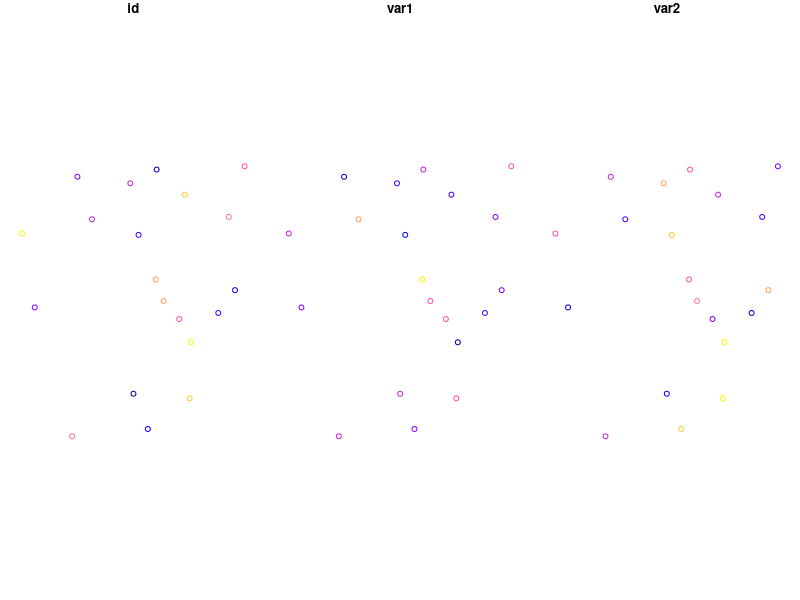
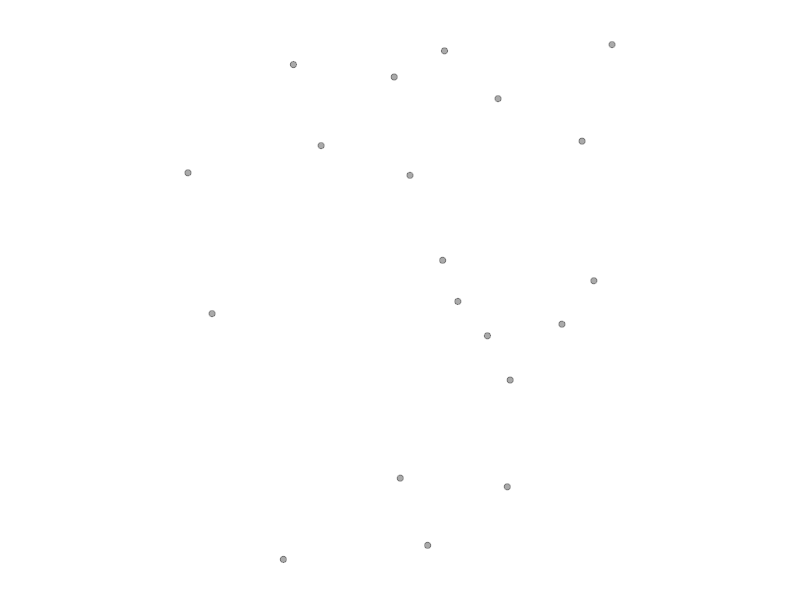
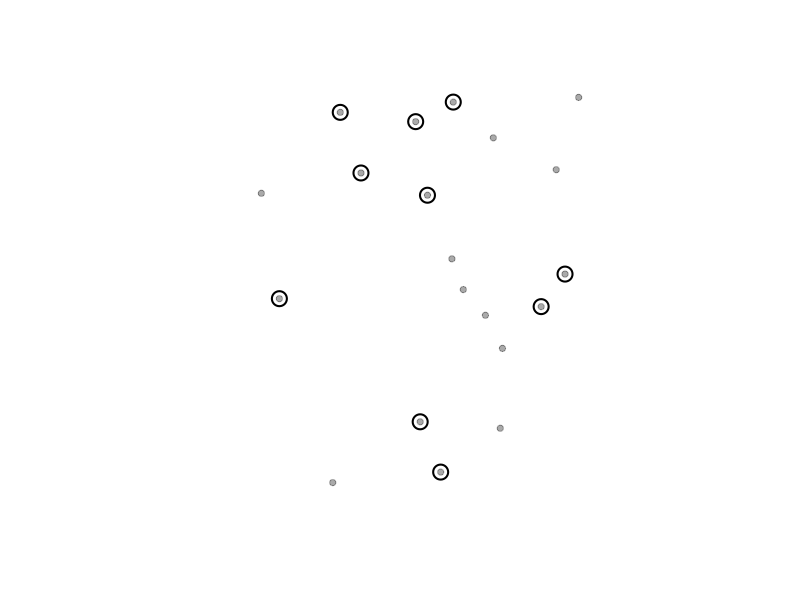
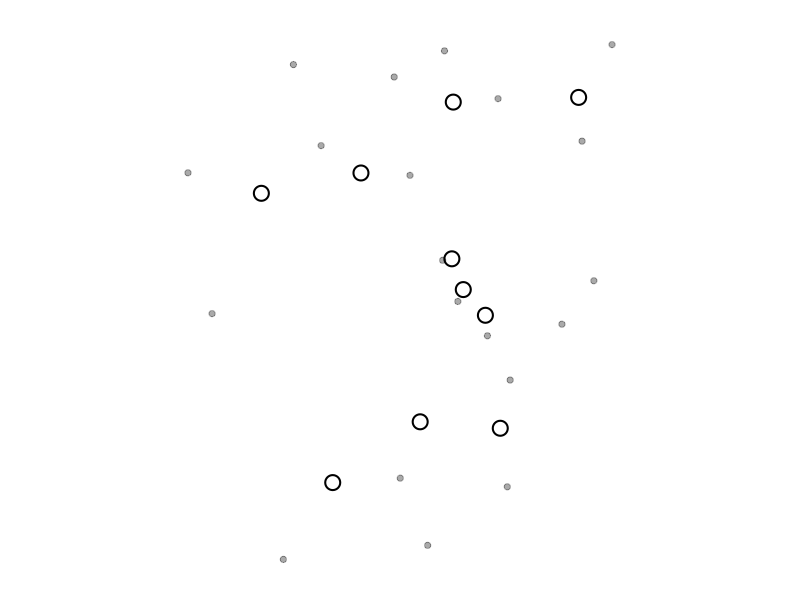
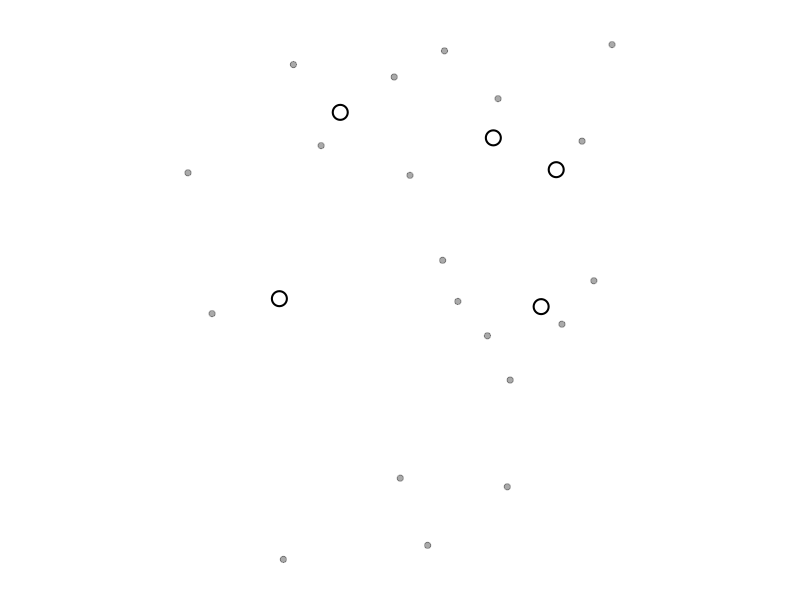
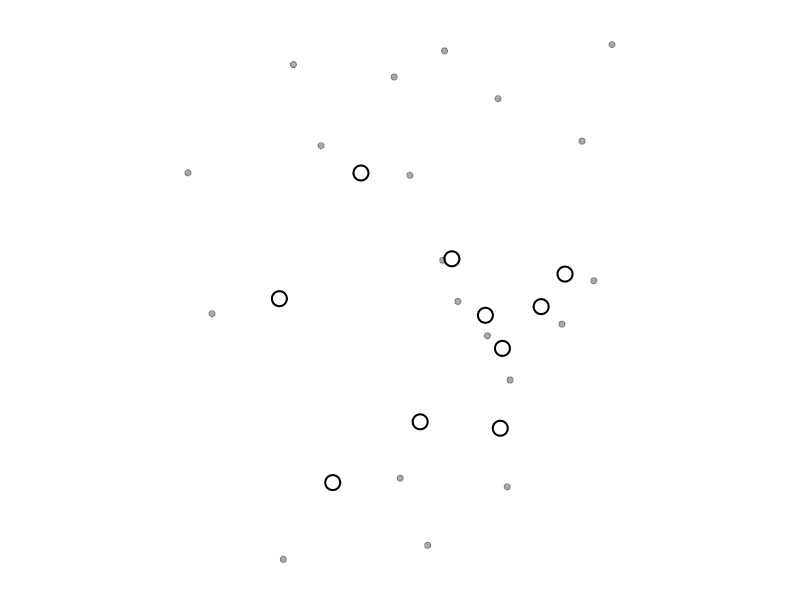
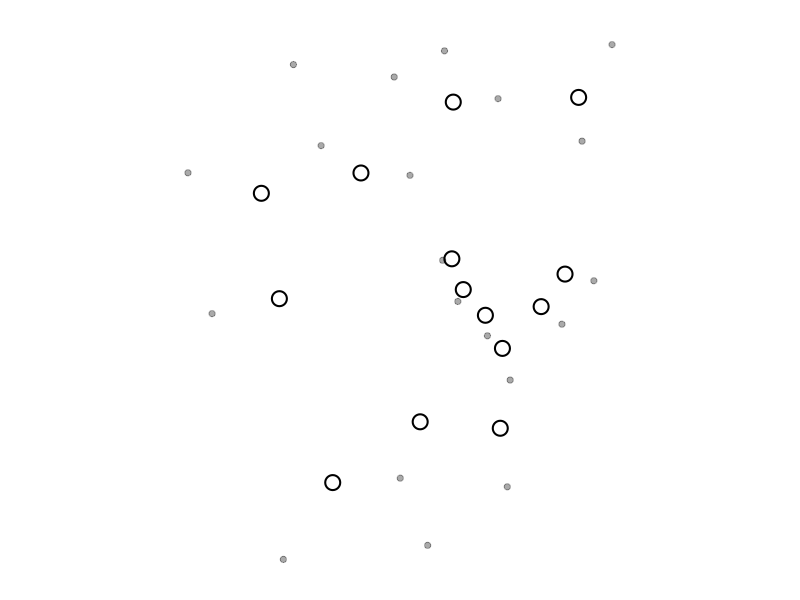
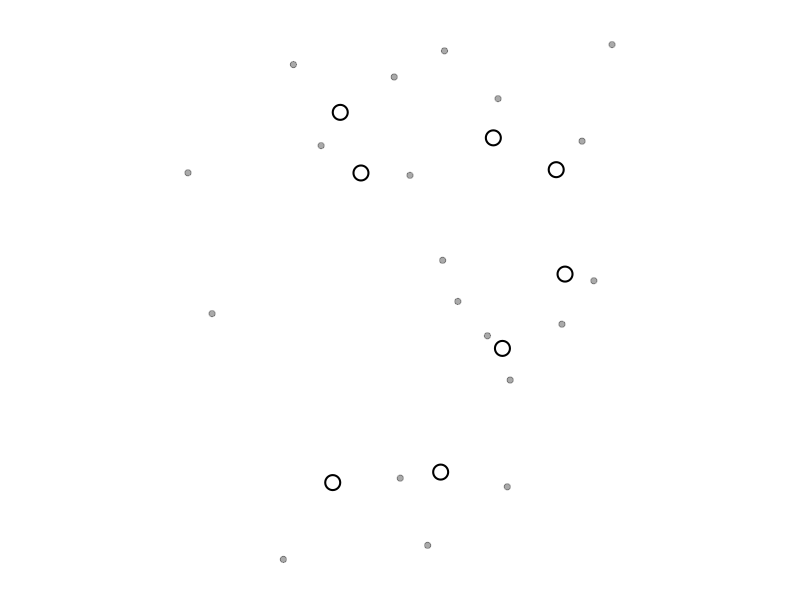

The R source for these figures, in order:
## ---- chunk 1
mydata <- data.frame(
  id = 1:20,
  long = -82+2*runif(20),
  lat = 42+2*runif(20),
  var1 = rnorm(20),
  var2 = 10*runif(20)
)

library(sf)
spatData <- st_as_sf(mydata,
                     coords = c("long", "lat"),
                     crs = "+proj=longlat +ellps=WGS84 +datum=WGS84 +no_defs +towgs84=0,0,0")

knitr::kable(head(spatData))
plot(spatData)
## ---- chunk 2
spatData$var3 <- runif(20)
spatData$var4 <- spatData$var1 * spatData$var2
knitr::kable(head(spatData))
## ---- chunk 3
spatData$var3 <- spatData$var4 <- NULL
knitr::kable(head(spatData))
## ---- chunk 4
# Remove last 20 attributes
for(i in 1:5) spatData <- cbind(spatData, varSup = runif(20))
knitr::kable(head(spatData))
rem <- colnames(spatData)[4:8]
spatData <- spatData[, !colnames(spatData) %in% rem]
knitr::kable(head(spatData))

# Keep id, var1 and var2
for(i in 1:5) spatData <- cbind(spatData, varSup = runif(20))
knitr::kable(head(spatData))
keep <- c('id','var1','var2')
spatData <- spatData[, keep]
knitr::kable(head(spatData))
## ---- chunk 5
spatData$fact1 <- paste0('a', 1:2) # Create factor with 2 levels
spatData$fact2 <- paste0('b', 1:5) # Create factor with 5 levels
knitr::kable(head(spatData))
## ---- chunk 6
selectID <- 1:10
plot(spatData[, 1], col = '#00000055', pch = 20, cex = 1.25, main = '')
plot(spatData[selectID, 1], col = '#000000', add = T, pch = 1, cex = 2, lwd = 2)

plot(spatData$geometry, col = '#00000055', pch = 20, cex = 1.25, main = '')
plot(spatData$geometry[selectID], col = '#000000', add = T, pch = 1, cex = 2, lwd = 2)
## ---- chunk 7
# Select all values for var1 greater to or equal to 0
selectID <- spatData$var1 >= 0
plot(spatData[, 1], col = '#00000055', pch = 20, cex = 1.25, main = '')
plot(spatData[selectID, 1], col = '#000000', add = T, pch = 1, cex = 2, lwd = 2)

# var1 smaller than 0 and var2 higher than 5
selectID <- spatData$var1 < 0 & spatData$var2 < 5
plot(spatData[, 1], col = '#00000055', pch = 20, cex = 1.25, main = '')
plot(spatData[selectID, 1], col = '#000000', add = T, pch = 1, cex = 2, lwd = 2)

# fact1 equal to a1
selectID <- spatData$fact1 == 'a1'
plot(spatData[, 1], col = '#00000055', pch = 20, cex = 1.25, main = '')
plot(spatData[selectID, 1], col = '#000000', add = T, pch = 1, cex = 2, lwd = 2)

# fact1 equal to a1 or var1 greater than 0
selectID <- spatData$fact1 == 'a1' | spatData$var1 > 0
plot(spatData[, 1], col = '#00000055', pch = 20, cex = 1.25, main = '')
plot(spatData[selectID, 1], col = '#000000', add = T, pch = 1, cex = 2, lwd = 2)

# fact2 equal to b3 or b4
selectID <- spatData$fact2 %in% c('b3','b4')
plot(spatData[, 1], col = '#00000055', pch = 20, cex = 1.25, main = '')
plot(spatData[selectID, 1], col = '#000000', add = T, pch = 1, cex = 2, lwd = 2)
## ---- chunk 8
# Create data.frame with id field similar to that in the spatial object
joinData <- data.frame(id = seq(1, 20, by = 2),
                       var3 = rnorm(10))

# Join with attributes table of spatial object
library(dplyr)
spatData <- left_join(spatData, joinData)
knitr::kable(head(spatData))
## ---- chunk 9
aggData <- aggregate(spatData['var1'], by = list(spatData$fact1), FUN = sum)
knitr::kable(head(aggData))
plot(aggData, cex = abs(aggData$var1))
